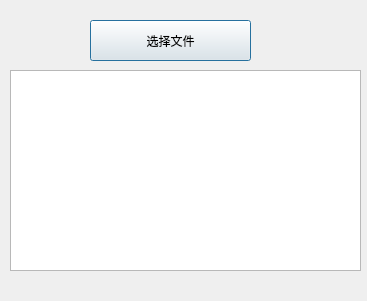
<?xml version="1.0" encoding="UTF-8"?>
<ui version="4.0">
 <class>TcpClientWindow</class>
 <widget class="QDialog" name="TcpClientWindow">
  <property name="geometry">
   <rect>
    <x>0</x>
    <y>0</y>
    <width>367</width>
    <height>301</height>
   </rect>
  </property>
  <property name="windowTitle">
   <string>Dialog</string>
  </property>
  <widget class="QTextBrowser" name="textBrowser">
   <property name="geometry">
    <rect>
     <x>10</x>
     <y>70</y>
     <width>351</width>
     <height>201</height>
    </rect>
   </property>
  </widget>
  <widget class="QPushButton" name="pushButton_2">
   <property name="geometry">
    <rect>
     <x>90</x>
     <y>20</y>
     <width>161</width>
     <height>41</height>
    </rect>
   </property>
   <property name="text">
    <string>选择文件</string>
   </property>
  </widget>
 </widget>
 <resources/>
 <connections/>
</ui>
